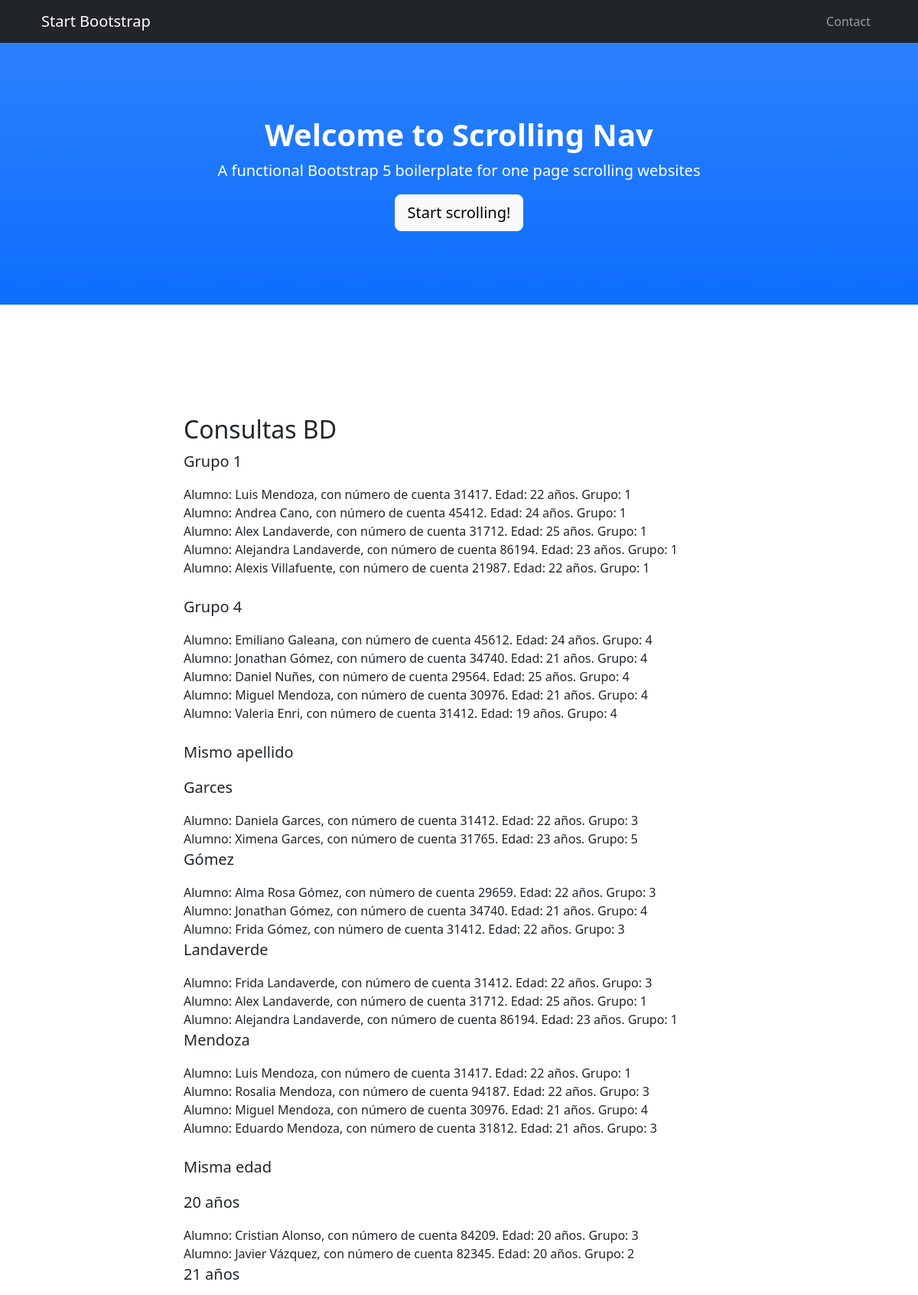
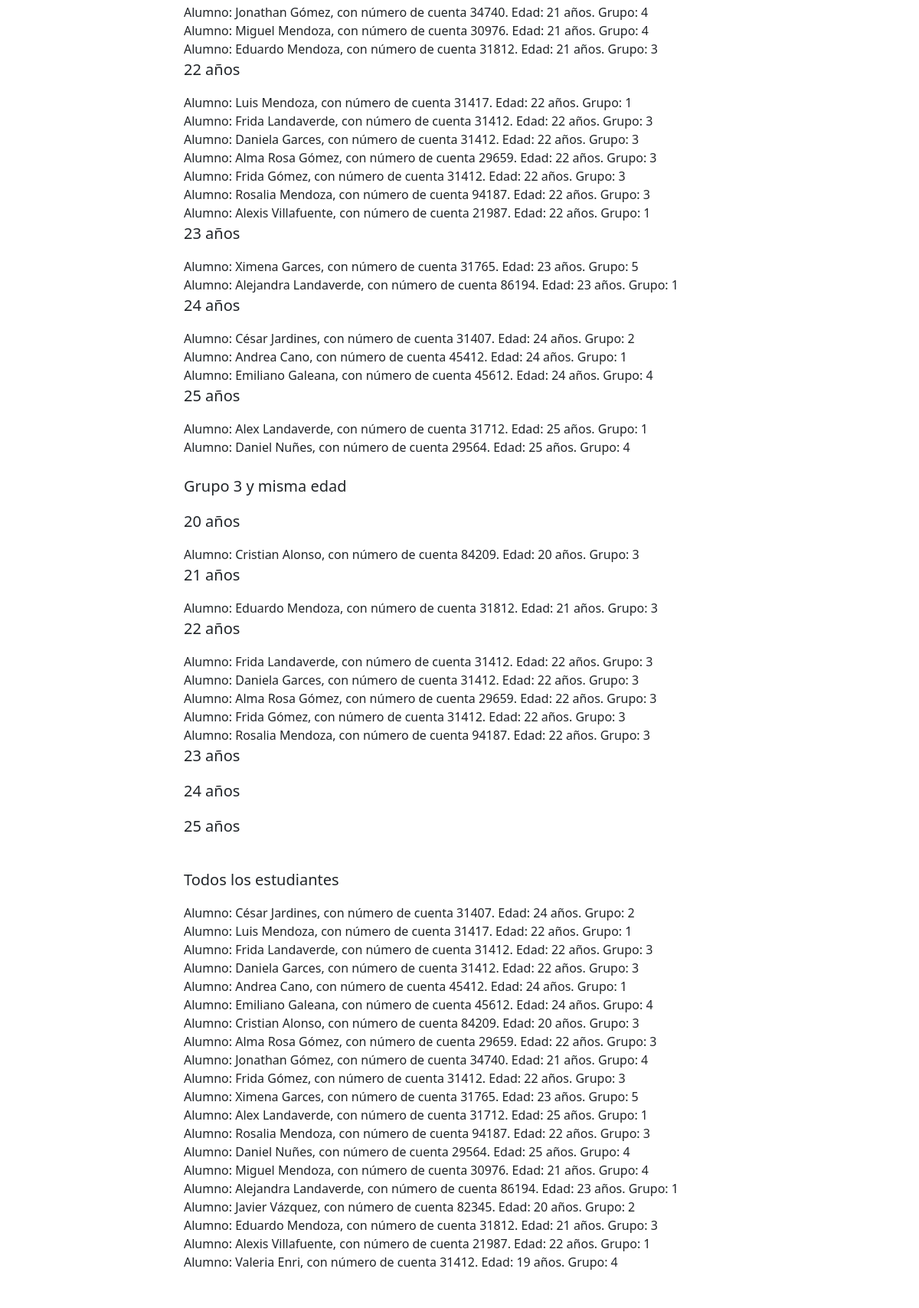
The page / (upper part) on the database its author committed (2 pictures, top to bottom).
### miPrimerApp/models.py (models this page shows)
class  Estudiante(models.Model):
    numCta  =  models.IntegerField(default=0, max_length=9)
    nombres  =  models.CharField(max_length=200)
    apellidos  =  models.CharField(max_length=200)
    edad = models.IntegerField(default=0, max_length=3)
    grupo  =  models.ForeignKey(Grupo, on_delete=models.SET_NULL, null=True)
    def __str__(self):
        return f'Alumno: {self.nombres} {self.apellidos}, con número de cuenta {self.numCta}. Edad: {self.edad} años. Grupo: {self.grupo}'

class  Grupo(models.Model):
    id_grupo  =  models.AutoField(primary_key=True)
    def __str__(self):
        return f'{self.id_grupo}'

### miPrimerApp/views.py (the view)
# urls.py: path('', views.index, name='index')
def index(request):
    varGrupo1 = Estudiante.objects.filter(grupo=1)
    varGrupo4 = Estudiante.objects.filter(grupo=4)
    garces = Estudiante.objects.filter(apellidos="Garces")
    gomez = Estudiante.objects.filter(apellidos="Gómez")
    landaverde = Estudiante.objects.filter(apellidos="Landaverde")
    mendoza = Estudiante.objects.filter(apellidos="Mendoza")
    veinte = Estudiante.objects.filter(edad=20)
    veinteUno = Estudiante.objects.filter(edad=21)
    veinteDos = Estudiante.objects.filter(edad=22)
    veinteTres = Estudiante.objects.filter(edad=23)
    veinteCuatro = Estudiante.objects.filter(edad=24)
    veinteCinco = Estudiante.objects.filter(edad=25)
    veinte3 = Estudiante.objects.filter(edad=20, grupo=3)
    veinteUno3 = Estudiante.objects.filter(edad=21, grupo=3)
    veinteDos3 = Estudiante.objects.filter(edad=22, grupo=3)
    veinteTres3 = Estudiante.objects.filter(edad=23, grupo=3)
    veinteCuatro3 = Estudiante.objects.filter(edad=24, grupo=3)
    veinteCinco3 = Estudiante.objects.filter(edad=25, grupo=3)
    varTodos = Estudiante.objects.filter()
    return render(request, 'index.html', {'varGrupo1':varGrupo1, 'varGrupo4':varGrupo4,
     'garces':garces, 'gomez':gomez, 'landaverde':landaverde, 'mendoza':mendoza, # Mismo apellido
     'veinte':veinte, 'veinteUno':veinteUno, 'veinteDos':veinteDos, 'veinteTres':veinteTres, 'veinteCuatro':veinteCuatro, 'veinteCinco':veinteCinco, # Misma edad
     'veinte3':veinte3, 'veinteUno3':veinteUno3, 'veinteDos3':veinteDos3, 'veinteTres3':veinteTres3, 'veinteCuatro3':veinteCuatro3, 'veinteCinco3':veinteCinco3, # Misma edad y grupo 3
      'varTodos':varTodos})

### miPrimerApp/templates/index.html (shortened to what this page needs)
{% load static %}
<!DOCTYPE html>
<html lang="en">
    <head>
        <link href="{% static 'css/styles.css'%}" rel="stylesheet" />
    </head>
    <body id="page-top">
        <nav class="navbar navbar-expand-lg navbar-dark bg-dark fixed-top" id="mainNav">
            <div class="container px-4">
                <a class="navbar-brand" href="#page-top">Start Bootstrap</a>
                <div class="collapse navbar-collapse" id="navbarResponsive">
                    <ul class="navbar-nav ms-auto">
                        <li class="nav-item"><a class="nav-link" href="#contact">Contact</a></li>
                    </ul>
                </div>
            </div>
        </nav>
        <header class="bg-primary bg-gradient text-white">
            <div class="container px-4 text-center">
                <h1 class="fw-bolder">Welcome to Scrolling Nav</h1>
                <p class="lead">A functional Bootstrap 5 boilerplate for one page scrolling websites</p>
                <a class="btn btn-lg btn-light" href="#about">Start scrolling!</a>
            </div>
        </header>
        <section id="contact">
            <div class="container px-4">
                <div class="row gx-4 justify-content-center">
                    <div class="col-lg-8">
                        <h2>Consultas BD</h2>
                        <p class="lead">Grupo 1</p>
                            {% for i in varGrupo1 %}
                                {{i}} <br>
                            {% endfor %}
                            <br>
                        <p class="lead">Grupo 4</p>
                            {% for i in varGrupo4 %}
                                {{i}} <br>
                            {% endfor %}
                            <br>
                        <p class="lead">Mismo apellido</p>
                            <p class="lead">Garces</p>
                            {% for i in garces %}
                                {{i}} <br>
                            {% endfor %}
                            <p class="lead">Gómez</p>
                            {% for i in gomez %}
                                {{i}} <br>
                            {% endfor %}
                            <p class="lead">Landaverde</p>
                            {% for i in landaverde %}
                                {{i}} <br>
                            {% endfor %}
                            <p class="lead">Mendoza</p>
                            {% for i in mendoza %}
                                {{i}} <br>
                            {% endfor %}
                            <br>
                        <p class="lead">Misma edad</p>
                        <p class="lead">20 años</p>
                            {% for i in veinte %}
                                {{i}} <br>
                            {% endfor %}
                            <p class="lead">21 años</p>
                            {% for i in veinteUno %}
                                {{i}} <br>
                            {% endfor %}
                            <p class="lead">22 años</p>
                            {% for i in veinteDos %}
                                {{i}} <br>
                            {% endfor %}
                            <p class="lead">23 años</p>
                            {% for i in veinteTres %}
                                {{i}} <br>
                            {% endfor %}
                            <p class="lead">24 años</p>
                            {% for i in veinteCuatro %}
                                {{i}} <br>
                            {% endfor %}
                            <p class="lead">25 años</p>
                            {% for i in veinteCinco %}
                                {{i}} <br>
                            {% endfor %}
                            <br>
                        <p class="lead">Grupo 3 y misma edad</p>
                            <p class="lead">20 años</p>
                                {% for i in veinte3 %}
                                    {{i}} <br>
                                {% endfor %}
                                <p class="lead">21 años</p>
                                {% for i in veinteUno3 %}
                                    {{i}} <br>
                                {% endfor %}
                                <p class="lead">22 años</p>
                                {% for i in veinteDos3 %}
                                    {{i}} <br>
                                {% endfor %}
                                <p class="lead">23 años</p>
                                <p class="lead">24 años</p>
                                <p class="lead">25 años</p>
                                <br>
                        <p class="lead">Todos los estudiantes</p>
                        {% for i in varTodos %}
                            {{i}} <br>
                        {% endfor %}
                        <br>
                    </div>
                </div>
            </div>
        </section>
    </body>
</html>

### rows shown on the page
Estudiante: nombres+apellidos+numCta "Alumno: Luis Mendoza, con número de cuenta 31417. Edad: 22 años. Grupo: 1"
Estudiante: nombres+apellidos+numCta "Alumno: Andrea Cano, con número de cuenta 45412. Edad: 24 años. Grupo: 1"
Estudiante: nombres+apellidos+numCta "Alumno: Alex Landaverde, con número de cuenta 31712. Edad: 25 años. Grupo: 1"
Estudiante: nombres+apellidos+numCta "Alumno: Alejandra Landaverde, con número de cuenta 86194. Edad: 23 años. Grupo: 1"
Estudiante: nombres+apellidos+numCta "Alumno: Alexis Villafuente, con número de cuenta 21987. Edad: 22 años. Grupo: 1"
Estudiante: nombres+apellidos+numCta "Alumno: Emiliano Galeana, con número de cuenta 45612. Edad: 24 años. Grupo: 4"
Estudiante: nombres+apellidos+numCta "Alumno: Jonathan Gómez, con número de cuenta 34740. Edad: 21 años. Grupo: 4"
Estudiante: nombres+apellidos+numCta "Alumno: Daniel Nuñes, con número de cuenta 29564. Edad: 25 años. Grupo: 4"
Estudiante: nombres+apellidos+numCta "Alumno: Miguel Mendoza, con número de cuenta 30976. Edad: 21 años. Grupo: 4"
Estudiante: nombres+apellidos+numCta "Alumno: Valeria Enri, con número de cuenta 31412. Edad: 19 años. Grupo: 4"
Estudiante: nombres+apellidos+numCta "Alumno: Daniela Garces, con número de cuenta 31412. Edad: 22 años. Grupo: 3"
Estudiante: nombres+apellidos+numCta "Alumno: Ximena Garces, con número de cuenta 31765. Edad: 23 años. Grupo: 5"
Estudiante: nombres+apellidos+numCta "Alumno: Alma Rosa Gómez, con número de cuenta 29659. Edad: 22 años. Grupo: 3"
Estudiante: nombres+apellidos+numCta "Alumno: Frida Gómez, con número de cuenta 31412. Edad: 22 años. Grupo: 3"
Estudiante: nombres+apellidos+numCta "Alumno: Frida Landaverde, con número de cuenta 31412. Edad: 22 años. Grupo: 3"
Estudiante: nombres+apellidos+numCta "Alumno: Rosalia Mendoza, con número de cuenta 94187. Edad: 22 años. Grupo: 3"
Estudiante: nombres+apellidos+numCta "Alumno: Eduardo Mendoza, con número de cuenta 31812. Edad: 21 años. Grupo: 3"
Estudiante: nombres+apellidos+numCta "Alumno: Cristian Alonso, con número de cuenta 84209. Edad: 20 años. Grupo: 3"
Estudiante: nombres+apellidos+numCta "Alumno: Javier Vázquez, con número de cuenta 82345. Edad: 20 años. Grupo: 2"
Estudiante: nombres+apellidos+numCta "Alumno: César Jardines, con número de cuenta 31407. Edad: 24 años. Grupo: 2"
